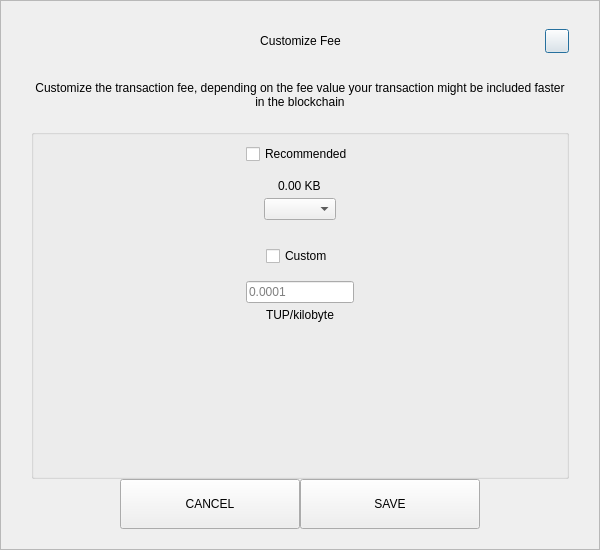
<?xml version="1.0" encoding="UTF-8"?>
<ui version="4.0">
 <class>SendCustomFeeDialog</class>
 <widget class="QDialog" name="SendCustomFeeDialog">
  <property name="geometry">
   <rect>
    <x>0</x>
    <y>0</y>
    <width>600</width>
    <height>550</height>
   </rect>
  </property>
  <property name="windowTitle">
   <string>Form</string>
  </property>
  <layout class="QVBoxLayout" name="verticalLayout_3">
   <property name="spacing">
    <number>0</number>
   </property>
   <property name="leftMargin">
    <number>0</number>
   </property>
   <property name="topMargin">
    <number>0</number>
   </property>
   <property name="rightMargin">
    <number>0</number>
   </property>
   <property name="bottomMargin">
    <number>0</number>
   </property>
   <item>
    <widget class="QFrame" name="frame">
     <property name="styleSheet">
      <string notr="true"/>
     </property>
     <property name="frameShape">
      <enum>QFrame::StyledPanel</enum>
     </property>
     <property name="frameShadow">
      <enum>QFrame::Raised</enum>
     </property>
     <layout class="QVBoxLayout" name="verticalLayout_2">
      <property name="spacing">
       <number>0</number>
      </property>
      <property name="leftMargin">
       <number>30</number>
      </property>
      <property name="topMargin">
       <number>20</number>
      </property>
      <property name="rightMargin">
       <number>30</number>
      </property>
      <property name="bottomMargin">
       <number>20</number>
      </property>
      <item>
       <layout class="QHBoxLayout" name="horizontalLayout_3">
        <property name="spacing">
         <number>0</number>
        </property>
        <item>
         <spacer name="horizontalSpacer_21">
          <property name="orientation">
           <enum>Qt::Horizontal</enum>
          </property>
          <property name="sizeHint" stdset="0">
           <size>
            <width>40</width>
            <height>20</height>
           </size>
          </property>
         </spacer>
        </item>
        <item>
         <widget class="QLabel" name="labelTitle">
          <property name="minimumSize">
           <size>
            <width>0</width>
            <height>40</height>
           </size>
          </property>
          <property name="maximumSize">
           <size>
            <width>16777215</width>
            <height>40</height>
           </size>
          </property>
          <property name="styleSheet">
           <string notr="true">padding-left:24px;</string>
          </property>
          <property name="text">
           <string>Customize Fee</string>
          </property>
          <property name="alignment">
           <set>Qt::AlignCenter</set>
          </property>
          <property name="margin">
           <number>7</number>
          </property>
         </widget>
        </item>
        <item>
         <spacer name="horizontalSpacer">
          <property name="orientation">
           <enum>Qt::Horizontal</enum>
          </property>
          <property name="sizeHint" stdset="0">
           <size>
            <width>40</width>
            <height>20</height>
           </size>
          </property>
         </spacer>
        </item>
        <item>
         <widget class="QPushButton" name="btnEsc">
          <property name="minimumSize">
           <size>
            <width>24</width>
            <height>24</height>
           </size>
          </property>
          <property name="maximumSize">
           <size>
            <width>24</width>
            <height>24</height>
           </size>
          </property>
          <property name="text">
           <string/>
          </property>
         </widget>
        </item>
       </layout>
      </item>
      <item>
       <spacer name="verticalSpacer_2">
        <property name="orientation">
         <enum>Qt::Vertical</enum>
        </property>
        <property name="sizeType">
         <enum>QSizePolicy::Fixed</enum>
        </property>
        <property name="sizeHint" stdset="0">
         <size>
          <width>20</width>
          <height>20</height>
         </size>
        </property>
       </spacer>
      </item>
      <item>
       <widget class="QLabel" name="labelMessage">
        <property name="text">
         <string>Customize the transaction fee, depending on the fee value your transaction might be included faster in the blockchain</string>
        </property>
        <property name="alignment">
         <set>Qt::AlignCenter</set>
        </property>
        <property name="wordWrap">
         <bool>true</bool>
        </property>
       </widget>
      </item>
      <item>
       <spacer name="verticalSpacer_3">
        <property name="orientation">
         <enum>Qt::Vertical</enum>
        </property>
        <property name="sizeType">
         <enum>QSizePolicy::Fixed</enum>
        </property>
        <property name="sizeHint" stdset="0">
         <size>
          <width>20</width>
          <height>20</height>
         </size>
        </property>
       </spacer>
      </item>
      <item>
       <widget class="QGroupBox" name="groupBox">
        <property name="title">
         <string/>
        </property>
        <layout class="QVBoxLayout" name="verticalLayout">
         <property name="leftMargin">
          <number>12</number>
         </property>
         <property name="rightMargin">
          <number>12</number>
         </property>
         <item>
          <layout class="QVBoxLayout" name="verticalLayout_4">
           <property name="spacing">
            <number>5</number>
           </property>
           <item alignment="Qt::AlignHCenter">
            <widget class="QCheckBox" name="checkBoxRecommended">
             <property name="text">
              <string>Recommended</string>
             </property>
            </widget>
           </item>
           <item>
            <spacer name="verticalSpacer_5">
             <property name="orientation">
              <enum>Qt::Vertical</enum>
             </property>
             <property name="sizeType">
              <enum>QSizePolicy::Fixed</enum>
             </property>
             <property name="sizeHint" stdset="0">
              <size>
               <width>20</width>
               <height>10</height>
              </size>
             </property>
            </spacer>
           </item>
           <item alignment="Qt::AlignHCenter">
            <widget class="QLabel" name="labelFee">
             <property name="text">
              <string>0.00 KB</string>
             </property>
            </widget>
           </item>
           <item alignment="Qt::AlignHCenter">
            <widget class="QComboBox" name="comboBoxRecommended"/>
           </item>
          </layout>
         </item>
         <item>
          <spacer name="verticalSpacer">
           <property name="orientation">
            <enum>Qt::Vertical</enum>
           </property>
           <property name="sizeType">
            <enum>QSizePolicy::Fixed</enum>
           </property>
           <property name="sizeHint" stdset="0">
            <size>
             <width>20</width>
             <height>20</height>
            </size>
           </property>
          </spacer>
         </item>
         <item>
          <layout class="QVBoxLayout" name="verticalLayout_5">
           <property name="spacing">
            <number>5</number>
           </property>
           <item alignment="Qt::AlignHCenter">
            <widget class="QCheckBox" name="checkBoxCustom">
             <property name="text">
              <string>Custom</string>
             </property>
            </widget>
           </item>
           <item>
            <spacer name="verticalSpacer_6">
             <property name="orientation">
              <enum>Qt::Vertical</enum>
             </property>
             <property name="sizeType">
              <enum>QSizePolicy::Fixed</enum>
             </property>
             <property name="sizeHint" stdset="0">
              <size>
               <width>20</width>
               <height>10</height>
              </size>
             </property>
            </spacer>
           </item>
           <item alignment="Qt::AlignHCenter">
            <widget class="QLineEdit" name="lineEditCustomFee">
             <property name="placeholderText">
              <string notr="true">0.0001</string>
             </property>
            </widget>
           </item>
           <item alignment="Qt::AlignHCenter">
            <widget class="QLabel" name="labelCustomFee">
             <property name="text">
              <string>TUP/kilobyte</string>
             </property>
            </widget>
           </item>
          </layout>
         </item>
         <item>
          <spacer name="verticalSpacer_4">
           <property name="orientation">
            <enum>Qt::Vertical</enum>
           </property>
           <property name="sizeHint" stdset="0">
            <size>
             <width>20</width>
             <height>40</height>
            </size>
           </property>
          </spacer>
         </item>
        </layout>
       </widget>
      </item>
      <item>
       <layout class="QHBoxLayout" name="horizontalLayout" stretch="1,2,2,1">
        <item>
         <spacer name="horizontalSpacer1">
          <property name="orientation">
           <enum>Qt::Horizontal</enum>
          </property>
          <property name="sizeHint" stdset="0">
           <size>
            <width>40</width>
            <height>20</height>
           </size>
          </property>
         </spacer>
        </item>
        <item>
         <widget class="QPushButton" name="btnCancel">
          <property name="minimumSize">
           <size>
            <width>180</width>
            <height>50</height>
           </size>
          </property>
          <property name="focusPolicy">
           <enum>Qt::NoFocus</enum>
          </property>
          <property name="text">
           <string>CANCEL</string>
          </property>
         </widget>
        </item>
        <item>
         <widget class="QPushButton" name="btnSave">
          <property name="minimumSize">
           <size>
            <width>180</width>
            <height>50</height>
           </size>
          </property>
          <property name="focusPolicy">
           <enum>Qt::NoFocus</enum>
          </property>
          <property name="text">
           <string>SAVE</string>
          </property>
         </widget>
        </item>
        <item>
         <spacer name="horizontalSpacer_2">
          <property name="orientation">
           <enum>Qt::Horizontal</enum>
          </property>
          <property name="sizeHint" stdset="0">
           <size>
            <width>40</width>
            <height>20</height>
           </size>
          </property>
         </spacer>
        </item>
       </layout>
      </item>
     </layout>
    </widget>
   </item>
  </layout>
 </widget>
 <resources/>
 <connections/>
</ui>
